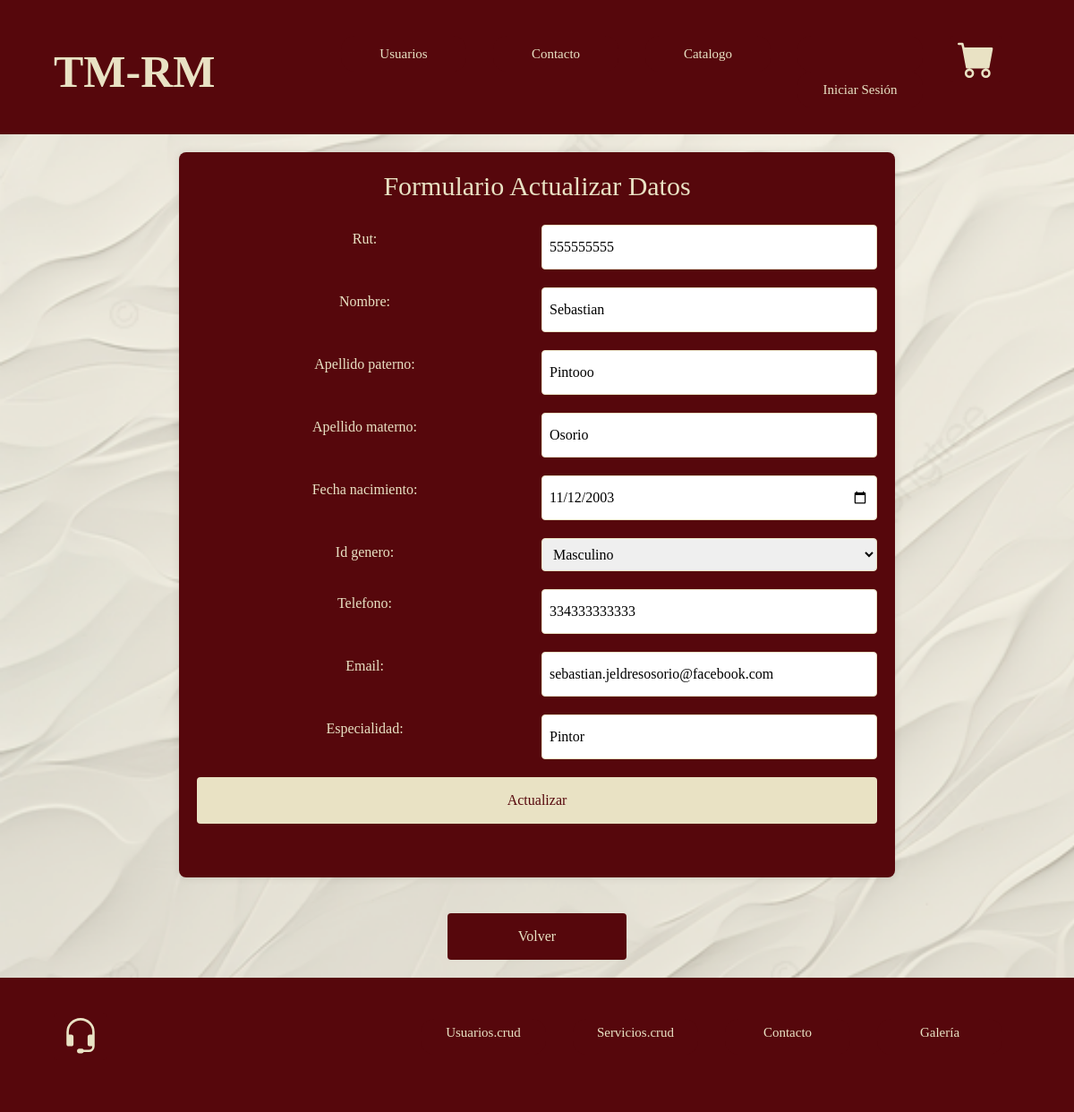
Screenshot of /mecanico_edit/555555555 with the database file from the repository.
### taller1/models.py (models this page shows, shortened)
class Mecanico(models.Model):
    rut = models.CharField(primary_key=True, max_length=10)
    nombre = models.CharField(max_length=20)
    apellido_paterno = models.CharField(max_length=20)
    apellido_materno = models.CharField(max_length=20)
    fecha_nacimiento = models.DateField(blank=False, null=False)
    id_genero = models.ForeignKey(Genero, on_delete=models.CASCADE, db_column='idGenero')
    telefono = models.CharField(max_length=45)
    email = models.EmailField(unique=True, max_length=100, blank=True, null=True)
    especialidad = models.CharField(max_length=15)

### taller1/views.py (the view)
# urls.py: path('mecanico_edit/<str:pk>', views.mecanico_edit, name='mecanico_edit'),
def mecanico_edit(request, pk):
    mecanico = get_object_or_404(Mecanico, rut=pk)  # Utiliza get_object_or_404 para manejar usuarios no existentes
    if request.method == "POST":
        form = MecanicoForm(request.POST, instance=mecanico)
        if form.is_valid():  # Asegúrate de que el formulario es válido antes de guardar
            form.save()
            mensaje = "Bien, datos actualizados..."
            return redirect('mecanico_edit', pk=mecanico.rut)  # Redirige a una página de detalle o lista después de guardar
        else:
            mensaje = "Error, datos no válidos."
    else:
        form = MecanicoForm(instance=mecanico)
        mensaje = ""
    context = {'mecanico': mecanico, 'form': form, 'mensaje': mensaje}
    return render(request, 'taller1/mecanico_edit.html', context)

### taller1/forms.py
class MecanicoForm(forms.ModelForm):
    class Meta:
        model = Mecanico
        fields = ['rut', 'nombre', 'apellido_paterno', 'apellido_materno', 'fecha_nacimiento', 'id_genero', 'telefono', 'email', 'especialidad']
        widgets = {
            'fecha_nacimiento': forms.DateInput(attrs={'type': 'date'}),
        }
    def __init__(self, *args, **kwargs):
        super().__init__(*args, **kwargs)
        self.fields['id_genero'].queryset = Genero.objects.all()

### taller1/models.py (called while the page is built)
    def __str__(self):
        return self.genero

### taller1/templates/taller1/mecanico_edit.html (shortened to what this page needs)
{% extends 'taller1/base.html' %}
{% load static %}
{% block content %}
    <div class="contenedor_formulario">
        <div class="contenedor_form_agregar">
            <h2>Formulario Actualizar Datos</h2><br>
            <form class="form_agregar" method="POST">
                {{ form.as_table }}
                <input class="input_agregar" type="submit" value="Actualizar">
            </form>
            <br><br>
        </div>
    </div>
    <br>
    <a style="display: block; width: 200px; margin: 0 auto; text-align: center; padding: 10px 20px; background-color: var(--ColorPrincipal); color: var(--colorSecundario); border-radius: 4px; text-decoration: none; font-size: 1.6rem;"  class="btn_agregar" href="{% url 'crud' %}">Volver</a><br>
{% endblock %}

### taller1/static/css/Styles.css (style rules this page uses)
:root { --ColorPrincipal: #56070C; --colorSecundario: #e9e2c4; --colorFormularioFondo: #56070ce0; --colorFormulario: #eae2c337; --fuenteHeading: 'Segoe UI', Tahoma, Geneva, Verdana, sans-serif --fuenteParrafos: 'Open Sans', sans-serif; }
html { box-sizing: border-box; font-size: 62.5%; }
*, *:before, *:after { box-sizing: inherit; }
body { font-family: var(--fuenteParrafos); font-size: 1rem; line-height: 2; margin: 0; background-image: url('/static/img/fondo2.png'); background-size: cover; background-attachment: fixed; }
a { text-decoration: none; }
h1, h2, h3, h4 { font-family: var(--fuenteHeading); line-height: 1.2; }
h2 { font-size: 3rem; }
.btn_agregar, .btn_form, .input_agregar { font-size: 2.1rem; background-color: var(--ColorPrincipal); color: var(--colorSecundario); font-family: var(--fuenteParrafos); padding: 1rem; transition: all 0.6s ease; }
.contenedor_formulario { display: flex; justify-content: center; width: 100%; gap: 10rem; }
.contenedor_form_agregar { background-color: var(--ColorPrincipal); padding: 2rem; border-radius: 0.8rem; box-shadow: 0 0 1rem rgba(0, 0, 0, 0.1); width: 80rem; margin: 2rem; text-align: center; color: var(--colorSecundario); }
.form_agregar { display: grid; grid-template-columns: 1fr 1fr; grid-template-rows: auto auto auto; grid-template-areas: "input1 input4" "input2 input6" "input3 input5" "button button"; gap: 1rem; font-size: 1.6rem; }
.form_agregar input[type="text"], .form_agregar input[type="email"], .form_agregar input[type="date"], .form_agregar input[type="textarea"], .form_agregar select { width: 100%; padding: 8px; margin-bottom: 10px; border: 1px solid var(--colorSecundario); border-radius: 4px; }
.input_agregar { background-color: var(--colorSecundario); color: var(--ColorPrincipal); width: 100%; padding: 10px; font-size: 1.6rem; border: none; border-radius: 4px; cursor: pointer; grid-column: span 2; }

### rows the page displays
Mecanico: rut "555555555", nombre "Sebastian", apellido_paterno "Pintooo", apellido_materno "Osorio", fecha_nacimiento "11/12/2003", telefono "334333333333", email "sebastian.jeldresosorio@facebook.com", especialidad "Pintor"
